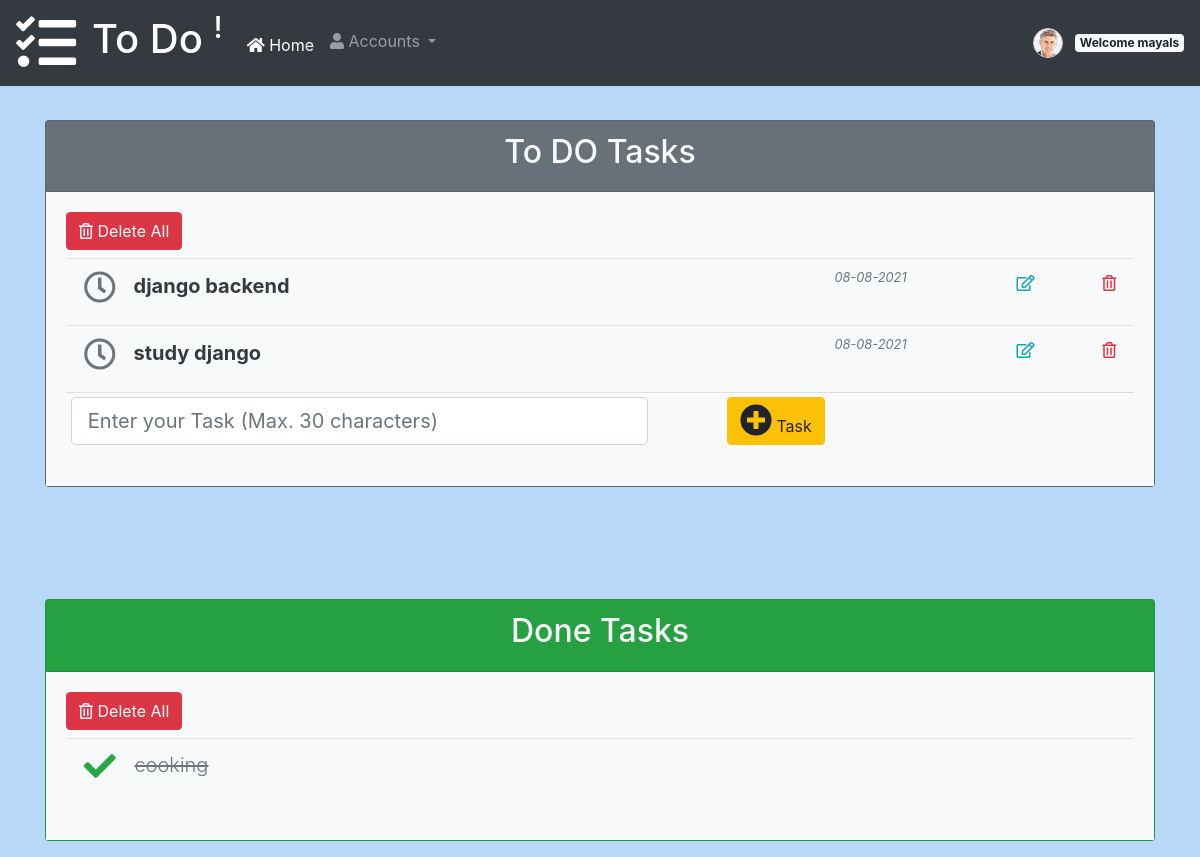
The app's page / (signed in) with its own data.
### users/models.py (models this page shows, shortened)
class Profile(models.Model):
    P_user = models.OneToOneField(User, on_delete=models.CASCADE, related_name='U_profile', null=True)
    P_image = models.ImageField(verbose_name='Profile Image', upload_to='prof_image/%Y/%m/%d', null=True, blank=True)

### todo/models.py (models this page shows, shortened)
class Task(models.Model):
    T_name = models.CharField(max_length=30)
    T_status = models.BooleanField(default=False)
    T_published = models.DateTimeField(auto_now_add=True,auto_now=False)
    T_user = models.ForeignKey(User, on_delete=models.CASCADE,related_name='U_tasks')
    class Meta:
        ordering = ('-T_published',)

### todo/views.py (the view)
# urls.py: path('',views.tasks,name='tasks'),
@login_required(login_url='users:UserLogin')
def tasks(request):
    tasks = Task.objects.filter(T_user=request.user)
    if request.method == 'POST':
        form = AddTask(request.POST)
        if 'T_name' in request.POST:
            T_name = request.POST['T_name']
            if T_name:
                if form.is_valid():
                        T_name = form.cleaned_data['T_name']
                        if T_name:
                            newtask= form.save(commit=False)
                            newtask.T_status = False
                            newtask.T_user = request.user
                            newtask= form.save()
                else:
                        print('novalid')
                        T_name = request.POST.get("T_name")
                        length_of_T_name = len(T_name)
                        print(length_of_T_name)
                        messages.warning(request, f"Error: maximum length limit is 30 characters (it has {length_of_T_name}).")
                return redirect('todo:tasks')
            else:
                messages.warning(request, 'please add task.')
                return redirect('todo:tasks')
    else:
        form = AddTask()
    context = {
        'tasks': tasks,
        'tasks_done': tasks.filter(T_status=True),
        'tasks_not_done': tasks.filter(T_status=False),
        'form' : form ,
    }
    return render(request, 'todo/index.html', context)

### todo/forms.py
class AddTask(forms.ModelForm):
    T_name = forms.CharField(max_length=30,label='add task')
    class Meta:
        model= Task
        fields = ('T_name',)

### todo/templates/todo/index.html (shortened to what this page needs)
{% extends 'base.html'  %}
{% load crispy_forms_tags %}
{% block content %}
<br><br><br><br><br>
<div class='container'>
    <div class="card bg-secondary text-dark mb-3">
      <div class="card-header"><h2 class="text-light text-center">To DO Tasks</h2></div>
        <div class="card-body bg-light table-responsive">
              <a class="btn btn-danger btn-small float-left mb-2" href="{% url 'todo:tasks_not_done_delete' %}" role="button"><i class="text-light far fa-trash-alt fa-1x"></i>
                 Delete All
              </a>
            <table class="table table-hover table-sm">
              <tbody>
                {% for task in tasks_not_done %}
                        <tr>
                                {% if task.T_status == False %}
                                    <td>
                                    <h5 class='font-weight-bold'>
                                      <a href="{% url 'todo:change_status' task_id=task.id %}" class="btn" role="button" aria-pressed="true">
                                      <i class="text-secondary far fa-clock fa-2x"></i>
                                      </a>
                                      <span>{{ task.T_name }}</span>
                                    </h5>
                                    <td/>
                                    <td>
                                       <small><span class='text-muted font-italic text-lef'>{{ task.T_published|date:'d-m-Y' }}</span><small>
                                    </td>
                                {% endif %}
                            <td>
                              <a type='submit' href="{% url 'todo:task_edit' task_id=task.id %}"   data-toggle="modal" data-target="#exampleModal"  class='float-right btn'>
                                  <i class="text-info far fa-edit fa-1x"></i>
                              </a>
                            </td>
                            <td>
                              <a href="{% url 'todo:task_delete' task_id=task.id %}" class='float-right btn'>
                                  <i class="text-danger far fa-trash-alt fa-1x"></i>
                              </a>
                            </td>
                        </tr>
                {% endfor %}
                        <tr class="card-footer bg-light">
                          <form method='POST' action="">
                          <td>
                            <input name='T_name' class="form-control form-control-lg" type="text" placeholder="Enter your Task (Max. 30 characters)">
                          </td>
                          <td>
                              <button type="submit" class="btn btn-warning float-right" id="add_task_btn"
                              title="Add a New Task"><i class="fas fa-plus-circle fa-2x"></i> Task</button>
                          </td>
                        </tr>
                </tbody>
            </table>
        </div>
      </div>
<br><br><br><br>
    <div class="card bg-success mb-3">
      <div class="card-header"><h2 class="text-light text-center">Done Tasks</h2></div>
        <div class="card-body bg-light table-responsive">
           <a class="btn btn-danger btn-small float-left mb-2" href="{% url 'todo:tasks_done_delete' %}" role="button"><i class="text-light far fa-trash-alt fa-1x"></i>
                 Delete All
              </a>
            <table class="table table-hover table-sm">
              <tbody>
                {% for task in tasks_done %}
                        <tr>
                            <td>
                                {% if task.T_status == False %}
                                    <h5 class='font-weight-bold'>
                                      <a href="{% url 'todo:change_status' task_id=task.id %}" class="btn" role="button" aria-pressed="true">
                                      <i class="text-secondary far fa-clock fa-2x"></i>
                                      </a>
                                      <span>{{ task.T_name }}</span>
                                    </h5>
                                {% else %}
                                    <h5 class='font-weight-light text-muted'>
                                      <a href="{% url 'todo:change_status' task_id=task.id %}" class="btn" role="button" aria-pressed="true">
                                      <i class="text-success fas fa-check fa-2x"></i>
                                      </a>
                                      <span><del> {{ task.T_name }}</del></span>
                                    </h5>
                                {% endif %}
                            </td>
                        </tr>
                {% endfor %}
                </tbody>
            </table>
        </div>
      </div>
</div>
{% endblock content  %}

### todo/templates/base.html (shortened to what this page needs)
<!DOCTYPE html>
<html lang="en">
  <!doctype html>
<html lang="en">
  {% load static %}
  <head>
    <link rel="stylesheet" href="https://stackpath.bootstrapcdn.com/bootstrap/4.1.3/css/bootstrap.min.css">
    <link rel="stylesheet" href="https://pro.fontawesome.com/releases/v5.10.0/css/all.css"/>
    <link rel="stylesheet" href="{% static 'css/todo/my_style.css' %}">
  </head>
  <body>
<nav class="navbar navbar-expand-lg navbar-dark bg-dark fixed-top">
        <div class="navbar-brand rotate-n-15  mr-3">
            <i class="fas fa-tasks fa-3x"></i>
        </div>
        <div class="navbar-brand mb-0 h1"><h1> To Do <sup>!</sup></h1></div>
  <div class="collapse navbar-collapse" id="navbarSupportedContent">
    <ul class="navbar-nav mr-auto">
      <li class="nav-item active">
         <a class="nav-link pt-2" href="{% url 'todo:tasks' %}"><i class="far fa fa-home mt-2 "></i> Home</a>
      </li>
      <li class="nav-item dropdown">
        <a class="nav-link dropdown-toggle pt-2" href="#" id="navbarDropdown" role="button" data-toggle="dropdown" aria-haspopup="true" aria-expanded="false">
          <i class="fas fa-user"></i>   Accounts
        </a>
      </li>
    </ul>
    {% if request.user.is_authenticated %}
        <div class='nav-item'>
            <a href = "{% url 'users:profile_user_edit' %}">
                {% if user.U_profile.P_image %}
                    <img class="img-fluid rounded-circle border m-2"
                        style="width: 30px; height:30px;"
                          src="{{user.U_profile.P_image.url}}"
                          alt="{{user.username}}">
                    <span class='badge badge-light'>Welcome {{ user.username }}</span>
                {% else %}
                    <img class="img-fluid rounded-circle border m-2"
                        style="width: 30px; height:30px;"
                          src="{% static 'image/users/default.jpg' %}"
                          alt="{{user.username}}">
                    <span class='badge badge-light'>Welcome {{ user.username }}</span>
                {% endif %}
             </a>
        </div>
    {% endif %}
  </div>
</nav>
{% block content %}
{% endblock content  %}
  </body>
</html>

### static/css/todo/my_style.css (style rules this page uses)
body { background-color: #b8d8f8 !important; }

### records on screen
Task: T_name "django backend", T_published "08-08-2021"
Task: T_name "study django", T_published "08-08-2021"
Task: T_name "cooking"

### other values on screen
{{ user.username }} "mayals"
